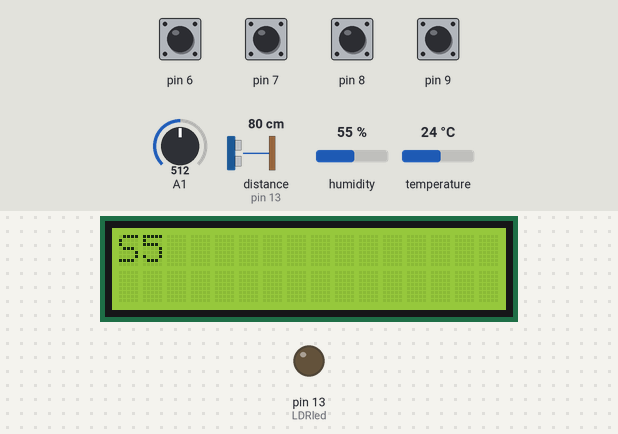
Simulated run of this sketch. Board: Arduino Uno, built with avr-gcc and run on an emulated ATmega328P. Parts: 16×2 character LCD, output pins drawn as LEDs (lit = HIGH). The inputs (shaded band) are chosen by the test bench; at power-on: pin 6–9 HIGH, A1 = 512, distance to the obstacle (sensor on pin 13) 80 cm, humidity 55 %, temperature 24 °C. The echo pulse lasts 58.3 µs per cm; what the sketch prints to the serial monitor is not drawn.

Above: at 2.6 s.
2.7 s: pin 8 pulled LOW for 0.15 s
At 3.6 s:
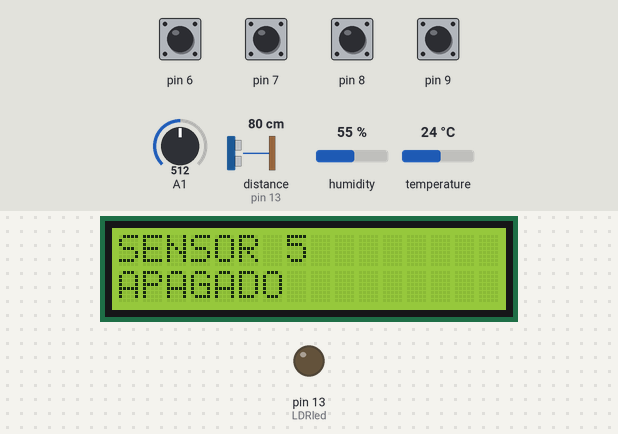
4.3 s: A1 set to 0
At 5.8 s:
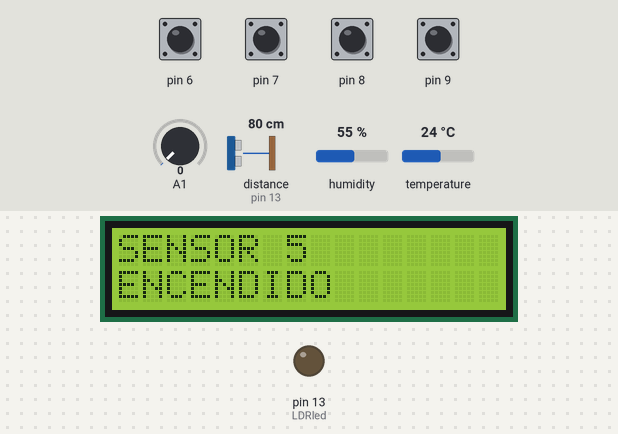
6.2 s: A1 set to 122
At 7.4 s:
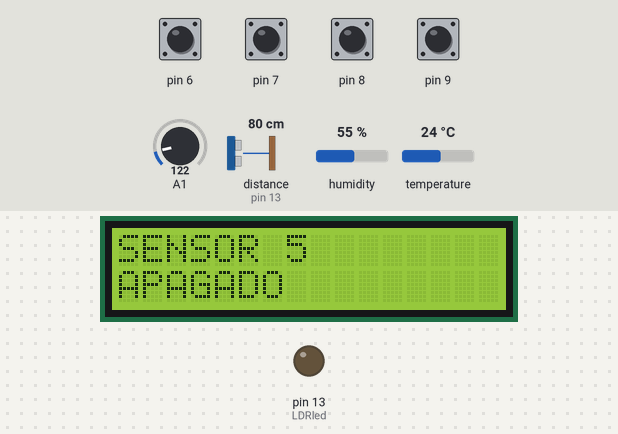
7.7 s: pin 7 pulled LOW for 0.15 s
At 9.2 s:
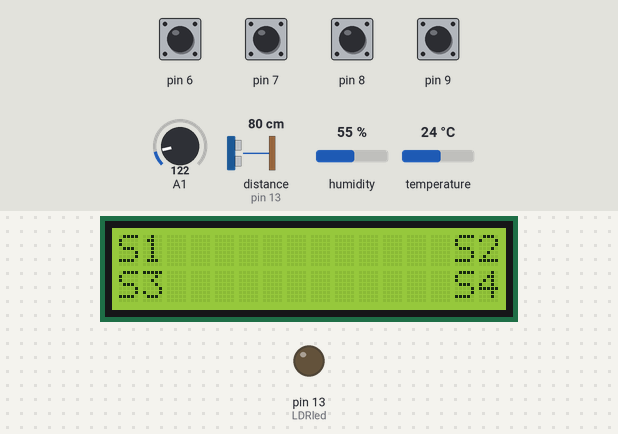
10.8 s: pin 7 pulsed LOW 5 times (0.12 s each, 0.3 s apart)
At 13.0 s:
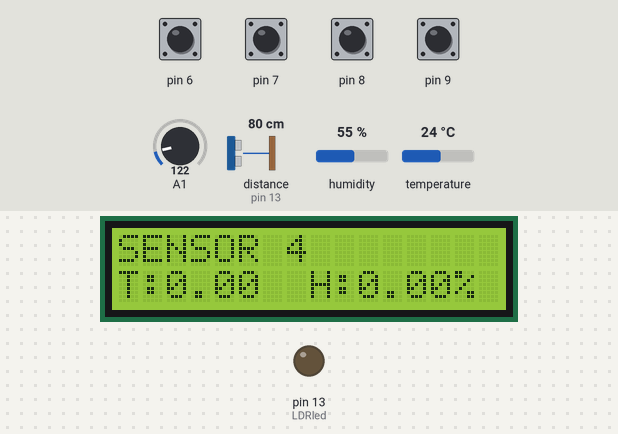
15.3 s: pin 8 pulled LOW for 1 s
At 15.7 s:
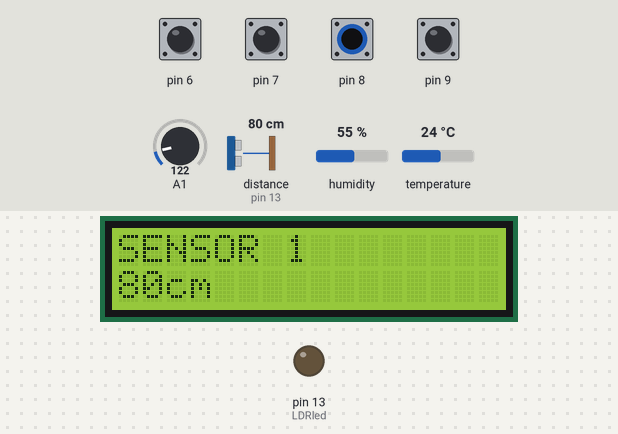
Timing chart, 0 to 17.9 s (numbered marks = the images above; inputs shaded):
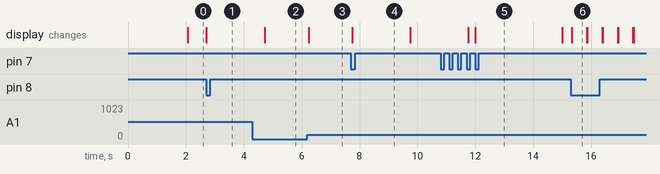

The sketch:

Examen_U4.ino
```cpp
#include <LiquidCrystal.h>
#include "SR04.h"
#define TRIG_PIN 13
#define ECHO_PIN 10
SR04 sr04 = SR04(ECHO_PIN, TRIG_PIN);
long a;

#include <dht_nonblocking.h>
#define DHT_SENSOR_TYPE DHT_TYPE_11

static const int DHT_SENSOR_PIN = 18;
DHT_nonblocking dht_sensor( DHT_SENSOR_PIN, DHT_SENSOR_TYPE );

const int rs = 12, en = 11, d4 = 5, d5 = 4, d6 = 3, d7 = 2;
LiquidCrystal lcd(rs, en, d4, d5, d6, d7);
int btnS1 = 0;
int btnS2 = 0;
int btnS3 = 0;
int btnS4 = 0;
int selecta = 0;

int estadoboton1 = 0;
int estadoboton2 = 0;
int estadoboton3 = 0;
int estadoboton4 = 0;

int trig = 13;
int echo = 10;
int duracion;
int distancia;

int LDRpin = A0;
int LDRvalor = 0;
int LDRled = 13;
float LDRvoltaje = 0.0;

int currentmenu = 1;
bool entrasteauno = false;

int ThermistorPin = 16;
int Vo;
float R1 = 10000;
float logR2, R2, T, Tc, Tf;
float c1 = 1.009249522e-03, c2 = 2.378405444e-04, c3 = 2.019202697e-07;

unsigned long startMillis;  //some global variables available anywhere in the program
unsigned long currentMillis = 0;
const unsigned long period = 2000;  //the value is a number of milliseconds

float temperature;
float humidity;

//b1=8 b2=9
//b3=6 b4=7

void setup() {
  lcd.begin(16, 2);
  lcd.clear();
  lcd.setCursor( 0, 0 );
  lcd.print( "S1            S2" );
  lcd.setCursor( 0, 1 );
  lcd.print( "S3            S4" );

  Serial.begin(9600);

  pinMode(8, INPUT);
  digitalWrite(8, HIGH);

  pinMode(9, INPUT);
  digitalWrite(9, HIGH);

  pinMode(6, INPUT);
  digitalWrite(6, HIGH);

  pinMode(7, INPUT);
  digitalWrite(7, HIGH);

  pinMode(LDRpin, INPUT);
  pinMode(LDRled, OUTPUT);

  pinMode(16, INPUT);

  startMillis = millis();  //initial start time

}

static bool measure_environment( float *temperature, float *humidity )
{
  static unsigned long measurement_timestamp = millis( );

  /* Measure once every four seconds. */
  if ( millis( ) - measurement_timestamp > 3000ul )
  {
    if ( dht_sensor.measure( temperature, humidity ) == true )
    {
      measurement_timestamp = millis( );
      return ( true );
    }
  }

  return ( false );
}


void loop() {


  //entrasteauno = false;


  if ( digitalRead( 8 ) == LOW && btnS1 == HIGH && digitalRead( 9 ) == HIGH && digitalRead( 6 )  == HIGH && digitalRead( 7 )  == HIGH ) {
    if (currentmenu == 1) {
      selecta = 1;
      //Serial.println("selecta = 1");
    } else if (currentmenu == 2) {
      selecta = 5;
      //Serial.println("selecta = 5");
    }
    lcd.clear();

  }
  btnS1 = digitalRead( 8 );

  //SENSOR 2
  if ( digitalRead( 9 ) == LOW && btnS2 == HIGH && digitalRead( 8 ) == HIGH && digitalRead( 6 )  == HIGH && digitalRead( 7 )  == HIGH && currentmenu == 1) {
    selecta = 2;

  }
  btnS2 = digitalRead( 9 );

  //SENSOR 3
  if ( digitalRead( 6 ) == LOW && btnS3 == HIGH && digitalRead( 8 ) == HIGH && digitalRead( 9 )  == HIGH && digitalRead( 7 )  == HIGH && currentmenu == 1) {
    selecta = 3;

  }
  btnS3 = digitalRead( 6 );

  //SENSOR 4
  if ( digitalRead( 7 ) == LOW && btnS4 == HIGH && digitalRead( 8 ) == HIGH && digitalRead( 9 )  == HIGH && digitalRead( 6 )  == HIGH && currentmenu == 1) {

    selecta = 4;


  }
  btnS4 = digitalRead( 7 );

  switch (selecta) {
    case 1:

      activasensor1();

      break;
    case 2:

      activasensor2();

      break;
    case 3:

      activasensor3();

      break;
    case 4:
      if (!entrasteauno) {
        //Serial.println("activa sensor 4");
        activasensor4();
      } else {
        //Serial.println("case 4 llama menu");
        mainmenu();
      }
      break;
    case 5:
      if (!entrasteauno) {
        //Serial.println("activa sensor 5");
        activasensor5();

      } else {
        //Serial.println("case 5 llama menu");
        mainmenu();
      }
      break;
    default:
      mainmenu();
  }

}

void activasensor1() {
  entrasteauno = true;
  lcd.setCursor( 0, 0 );
  lcd.print( "SENSOR 1" );
  do {
    lcd.clear();
    lcd.setCursor( 0, 0 );
    lcd.print( "SENSOR 1" );
    a = sr04.Distance();
    Serial.print("S1");
    Serial.println(a);
    //Serial.println("cm");
    lcd.setCursor( 0, 1 );
    lcd.print( a );
    lcd.print("cm");
    delay(500);
  } while (digitalRead( 7 ) == HIGH);
}

void activasensor2() {
  entrasteauno = true;
  lcd.setCursor( 0, 0 );
  lcd.print( "SENSOR 2" );
  do {
    lcd.clear();
    lcd.setCursor( 0, 0 );
    lcd.print( "SENSOR 2" );

    LDRvalor = analogRead(LDRpin);
    LDRvoltaje = LDRvalor * (5.0 / 1023.0);

    Serial.print("S2");
    Serial.println(LDRvoltaje);

    lcd.setCursor( 0, 1 );
    lcd.print("V: ");
    lcd.print(LDRvoltaje);
    delay(500);
  } while (digitalRead( 7 ) == HIGH);
}

void activasensor5() {
  entrasteauno = true;
  lcd.setCursor( 0, 0 );
  lcd.print( "SENSOR 5" );
  do {
    lcd.clear();
    lcd.setCursor( 0, 0 );
    lcd.print( "SENSOR 5" );

    int digitVal = analogRead(15);
    if (digitVal == 0) {
      lcd.setCursor( 0, 1 );
      Serial.print("S5");
      Serial.println("1");
      lcd.print("ENCENDIDO");
    } else {
      lcd.setCursor( 0, 1 );
      lcd.print("APAGADO");
      Serial.print("S5");
      Serial.println("0");
    }


    delay(500);
  } while (digitalRead( 7 ) == HIGH);
}

void activasensor3() {
  entrasteauno = true;
  lcd.setCursor( 0, 0 );
  lcd.print( "SENSOR 3" );
  do {
    lcd.clear();
    lcd.setCursor( 0, 0 );
    lcd.print( "SENSOR 3" );

    Vo = analogRead(16);
    R2 = R1 * (1023.0 / (float)Vo - 1.0);
    logR2 = log(R2);
    T = (1.0 / (c1 + c2 * logR2 + c3 * logR2 * logR2 * logR2));
    Tc = T - 273.15;
    Tc = Tc - 73;
    Tc = Tc + 110;

    lcd.setCursor( 0, 1 );
    lcd.print("T: ");
    lcd.print(Tc);
    lcd.println(" C");

    Serial.print("S3");
    Serial.println(Tc);

    delay(500);
  } while (digitalRead( 7 ) == HIGH);
}

void activasensor4() {
  //entrasteauno = true;
  lcd.setCursor( 0, 0 );
  lcd.clear();
  lcd.print( "SENSOR 4" );
  do {
    lcd.setCursor( 0, 1 );


    lcd.print( "T:" );
    lcd.print(temperature);
    lcd.print( "  H:" );
    lcd.print(humidity);
    lcd.print( "%" );


    if ( measure_environment( &temperature, &humidity ) == true )
    {

      Serial.print("S4A");
      Serial.println(temperature);

      Serial.print("S4B");
      Serial.println(humidity);

      lcd.setCursor( 0, 1 );
      lcd.print( "T:" );
      lcd.print(temperature);
      lcd.print( "  H:" );
      lcd.print(humidity);
      lcd.print( "%" );
    }
  } while (digitalRead( 8 ) == HIGH);

  if ( digitalRead( 7 ) == LOW && btnS4 == HIGH && digitalRead( 8 ) == HIGH && digitalRead( 9 )  == HIGH && digitalRead( 6 )  == HIGH && currentmenu == 1) {
    mainmenu();

  }

}


void mainmenu() {
  currentMillis = millis();  //get the current "time" (actually the number of milliseconds since the program started)
  if (currentMillis - startMillis >= period)  //test whether the period has elapsed
  {
    if (currentmenu == 1) {
      menu2();
      currentmenu++;
    } else if (currentmenu == 2) {
      menu1();
      currentmenu = 1;
    }
    startMillis = currentMillis;  //IMPORTANT to save the start time of the current LED state.
  }
}

void menu1() {
  lcd.clear();
  selecta = 0;

  lcd.setCursor( 0, 0 );
  lcd.print( "S1            S2" );
  lcd.setCursor( 0, 1 );
  lcd.print( "S3            S4" );
}

void menu2() {
  selecta = 0;
  entrasteauno = false;

  lcd.clear();
  lcd.setCursor( 0, 0 );
  lcd.print( "S5" );
}
```

Measured:
- after the input at 2.7 s, the display: changes at once (image 1)
- after the input at 4.3 s, the display: changes after 0.43 s (image 2)
- after the input at 6.2 s, the display: changes at once (image 3)
- after the input at 7.7 s, the display: changes after 0.06 s (image 4)
- after the input at 10.8 s, the display: first differs from a run without the input after 1.2 s (image 5)
- after the input at 15.3 s, the display: changes at once (image 6)
- what the display in image 6 shows lasts 0.5 s, from 15.3 s to 15.8 s
